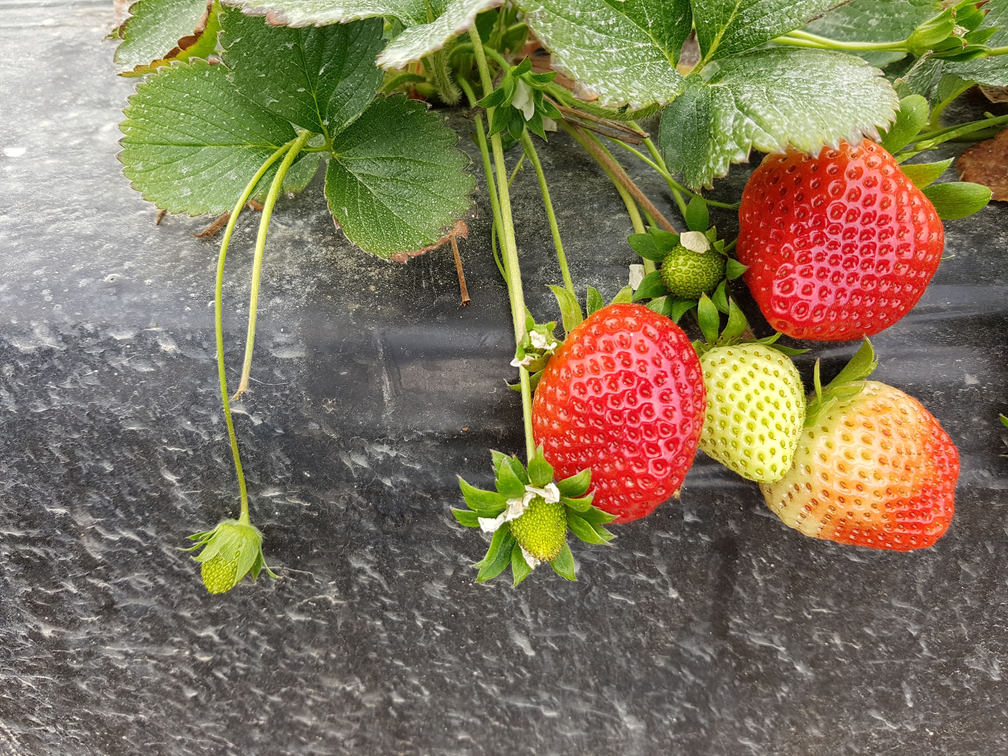
#> input picture image_processing/lab1/473.png, 1008 x 756 px, found by its file name
$ python lab1_2_1.py
#> lines starting #> are read from the running program, lines starting #| are printed output that depends on the picture
import cv2
import numpy as np
import matplotlib.pyplot as plt

img=cv2.imread("/Users/thesky/Desktop/Python/โค้ด/image_processing/lab1/473.png")
#> img is the input picture: shape (756, 1008, 3); mean B, G, R 90.9, 117, 129.1
RGB_img = cv2.cvtColor(img, cv2.COLOR_BGR2RGB)
RGB_img_xr = RGB_img[:, :, 0]
RGB_img_xg = RGB_img[:, :, 1]
RGB_img_xb = RGB_img[:, :, 2]
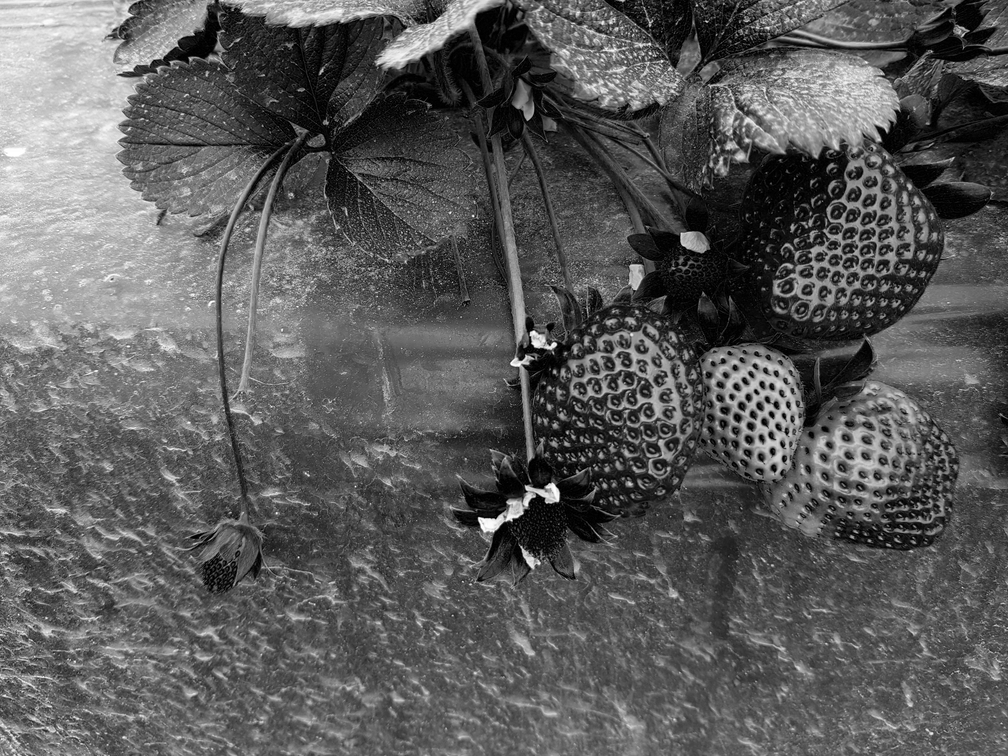
#> RGB_img_xb: shape (756, 1008); min 0, max 255, mean 90.9

plt.subplot(4, 4, 1)
plt.imshow(RGB_img)
plt.title('RGB')

plt.subplot(4, 4, 2)
plt.imshow(RGB_img_xr, cmap= "gray")
plt.title('R')

plt.subplot(4, 4, 3)
plt.imshow(RGB_img_xg, cmap= "gray")
plt.title('G')

plt.subplot(4, 4, 4)
plt.imshow(RGB_img_xb, cmap= "gray")
plt.title('B')

HSV_img = cv2.cvtColor(img, cv2.COLOR_BGR2HSV)
#> HSV_img: shape (756, 1008, 3); mean H, S, V 38.6, 75.8, 134.5
HSV_img_xh = HSV_img[:, :, 0]
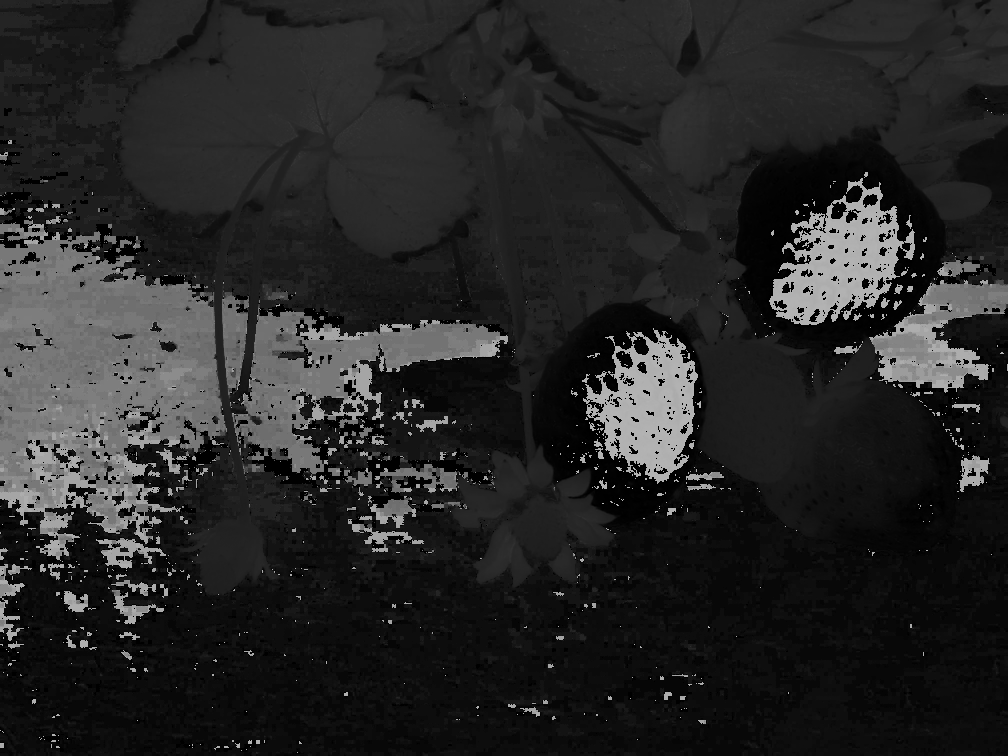
#> HSV_img_xh: shape (756, 1008); min 0, max 179, mean 38.6
HSV_img_xs = HSV_img[:, :, 1]
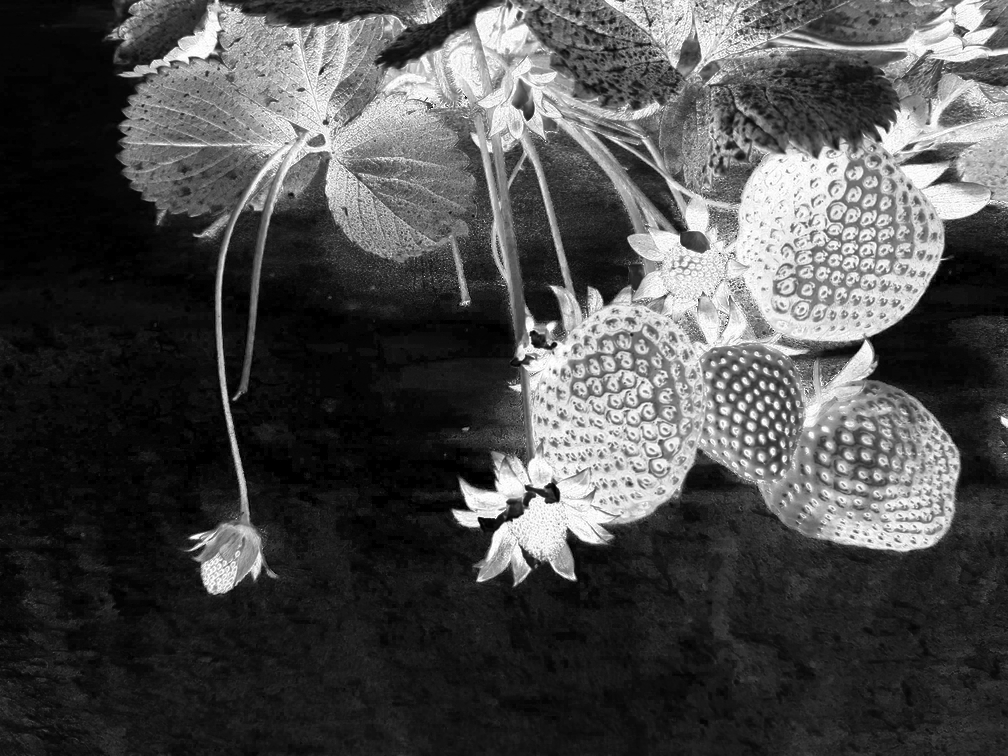
#> HSV_img_xs: shape (756, 1008); min 0, max 255, mean 75.8
HSV_img_xv = HSV_img[:, :, 2]

plt.subplot(4, 4, 5)
plt.imshow(HSV_img)
plt.title('HSV')

plt.subplot(4, 4, 6)
plt.imshow(HSV_img_xh, cmap= "gray")
plt.title('H')

plt.subplot(4, 4, 7)
plt.imshow(HSV_img_xs, cmap= "gray")
plt.title('S')

plt.subplot(4, 4, 8)
plt.imshow(HSV_img_xv, cmap= "gray")
plt.title('V')

HLS_img = cv2.cvtColor(img, cv2.COLOR_BGR2HLS)
#> HLS_img: shape (756, 1008, 3); mean of channels 0, 1, 2 39.2, 112.5, 69.9
HLS_img_xh = HLS_img[:, :, 0]
HLS_img_xl = HLS_img[:, :, 1]
HLS_img_xs = HLS_img[:, :, 2]
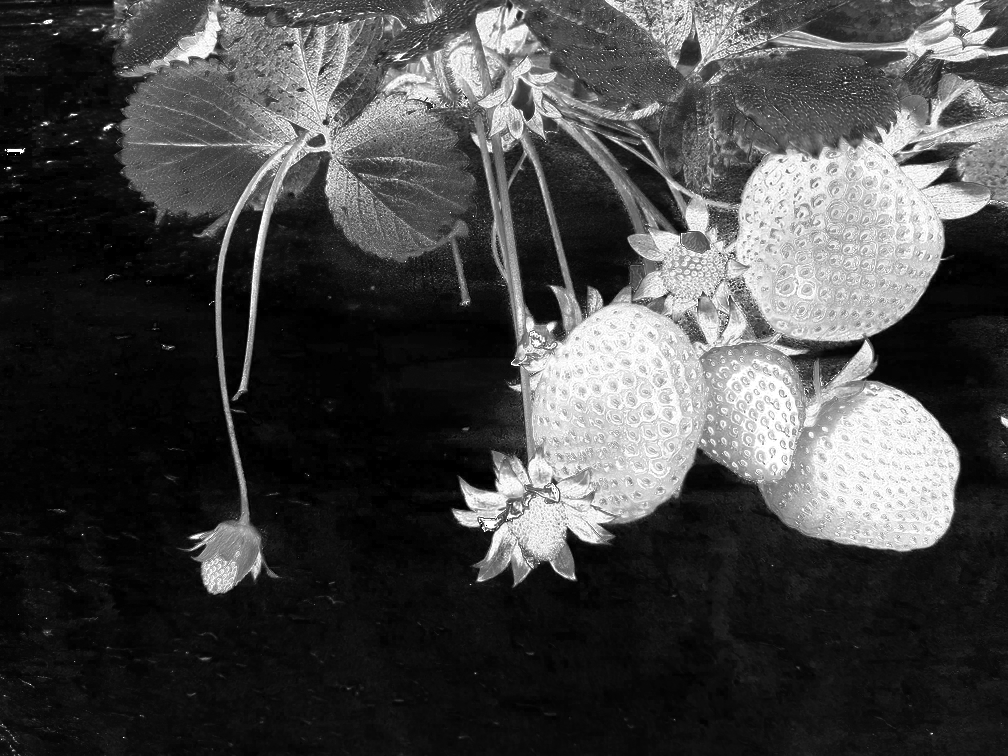
#> HLS_img_xs: shape (756, 1008); min 0, max 255, mean 69.9

plt.subplot(4, 4, 9)
plt.imshow(HLS_img)
plt.title('HLS')

plt.subplot(4, 4, 10)
plt.imshow(HLS_img_xh, cmap= "gray")
plt.title('H')

plt.subplot(4, 4, 11)
plt.imshow(HLS_img_xl, cmap= "gray")
plt.title('L')

plt.subplot(4, 4, 12)
plt.imshow(HLS_img_xs, cmap= "gray")
plt.title('S')

YCrCb_img = cv2.cvtColor(img, cv2.COLOR_BGR2YCrCb)
#> YCrCb_img: shape (756, 1008, 3); mean of channels 0, 1, 2 117.7, 136.2, 112.9
YCrCb_img_xY = YCrCb_img[:, :, 0]
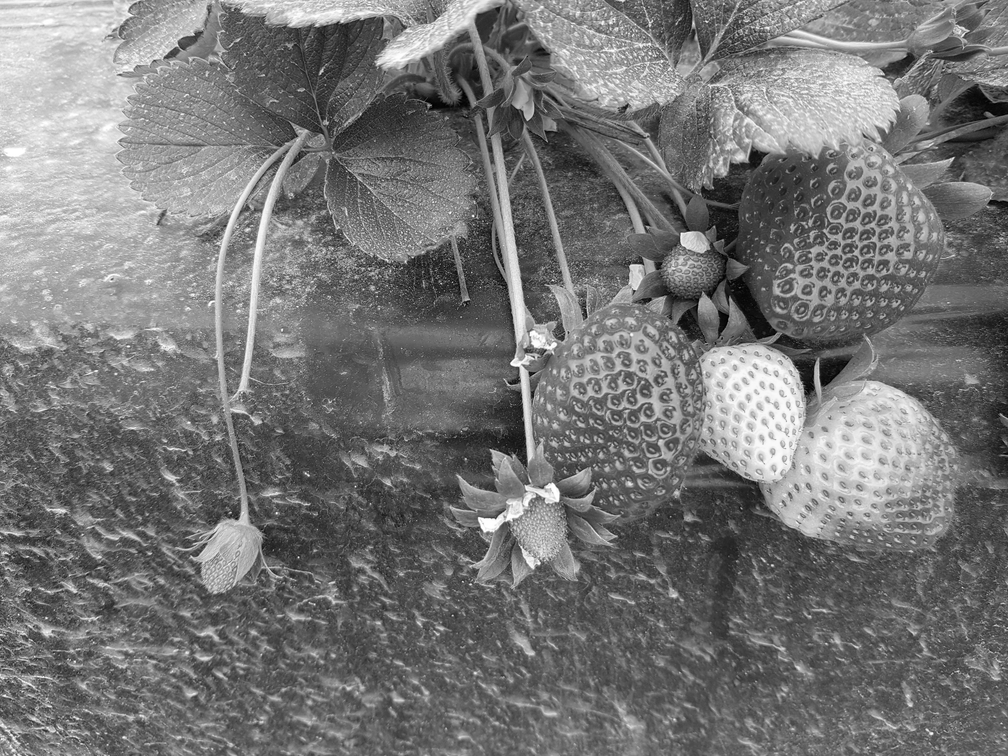
#> YCrCb_img_xY: shape (756, 1008); min 0, max 255, mean 117.7
YCrCb_img_xCr = YCrCb_img[:, :, 1]
YCrCb_img_xCb = YCrCb_img[:, :, 2]
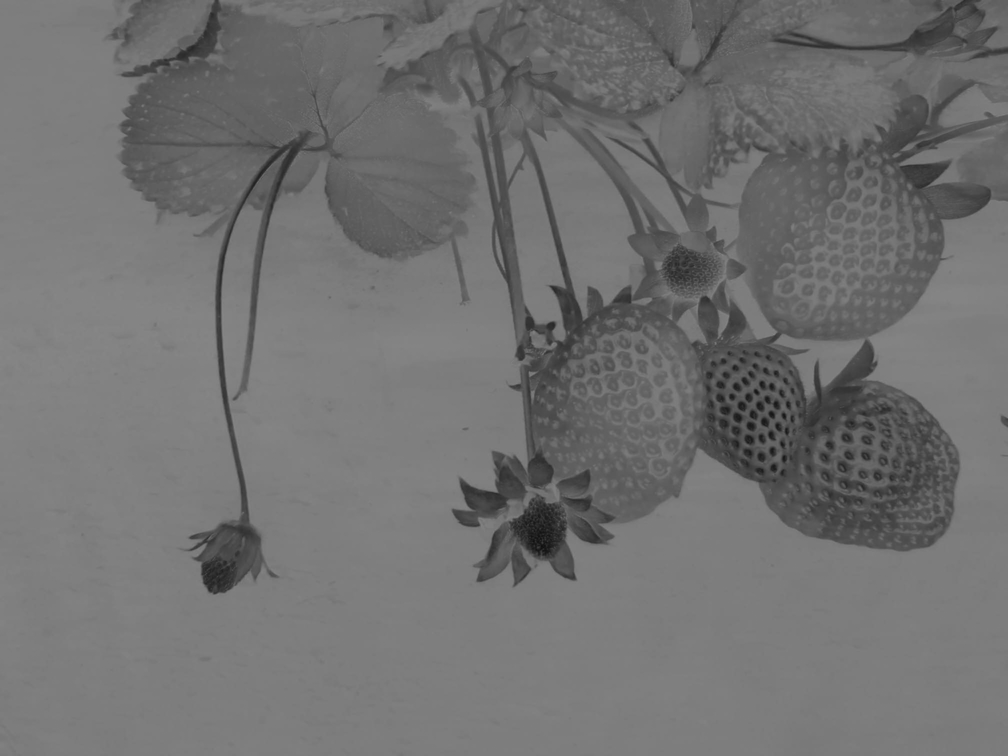
#> YCrCb_img_xCb: shape (756, 1008); min 16, max 135, mean 112.9

plt.subplot(4, 4, 13)
plt.imshow(YCrCb_img)
plt.title('CrCb')

plt.subplot(4, 4, 14)
plt.imshow(YCrCb_img_xY, cmap= "gray")
plt.title('Y')

plt.subplot(4, 4, 15)
plt.imshow(YCrCb_img_xCr, cmap= "gray")
plt.title('Cr')

plt.subplot(4, 4, 16)
plt.imshow(YCrCb_img_xCb, cmap= "gray")
plt.title('Cb')

plt.show()
